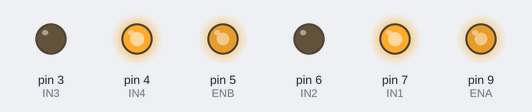
Bench run of a sketch on a simulated Arduino Uno, built with avr-gcc and run on an emulated ATmega328P. Shown: output pins drawn as LEDs (lit = HIGH).

Above: at 0.1 s.
Timing chart, 0 to 1.6 s (numbered marks = the images above):
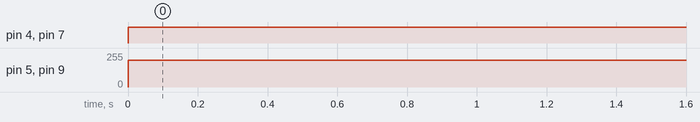

Measured:
- by itself, pin 4 (IN4), pin 7 (IN1): LOW → HIGH at 0.00 s
- by itself, pin 5 (ENB), pin 9 (ENA): 0/255 → 200/255 at 0.00 s

The sketch:

elec2.ino
```cpp
#define ENA 9         //电机驱动设置 ENA, IN1, IN2 为一组 ENB, IN3, IN4 为一组
#define IN1 7
#define IN2 6
#define IN3 3
#define IN4 4
#define ENB 5

void setup() {
  // put your setup code here, to run once:
  pinMode(ENA,OUTPUT);
  pinMode(IN1,OUTPUT);
  pinMode(IN2,OUTPUT);
  pinMode(ENB,OUTPUT);
  pinMode(IN3,OUTPUT);
  pinMode(IN4,OUTPUT);
}

void loop() {
  // put your main code here, to run repeatedly:
  analogWrite(ENA, 200);
  analogWrite(ENB, 200);
  digitalWrite(IN1,HIGH);
  digitalWrite(IN2,LOW);
  digitalWrite(IN3,LOW);
  digitalWrite(IN4,HIGH);

}
```
